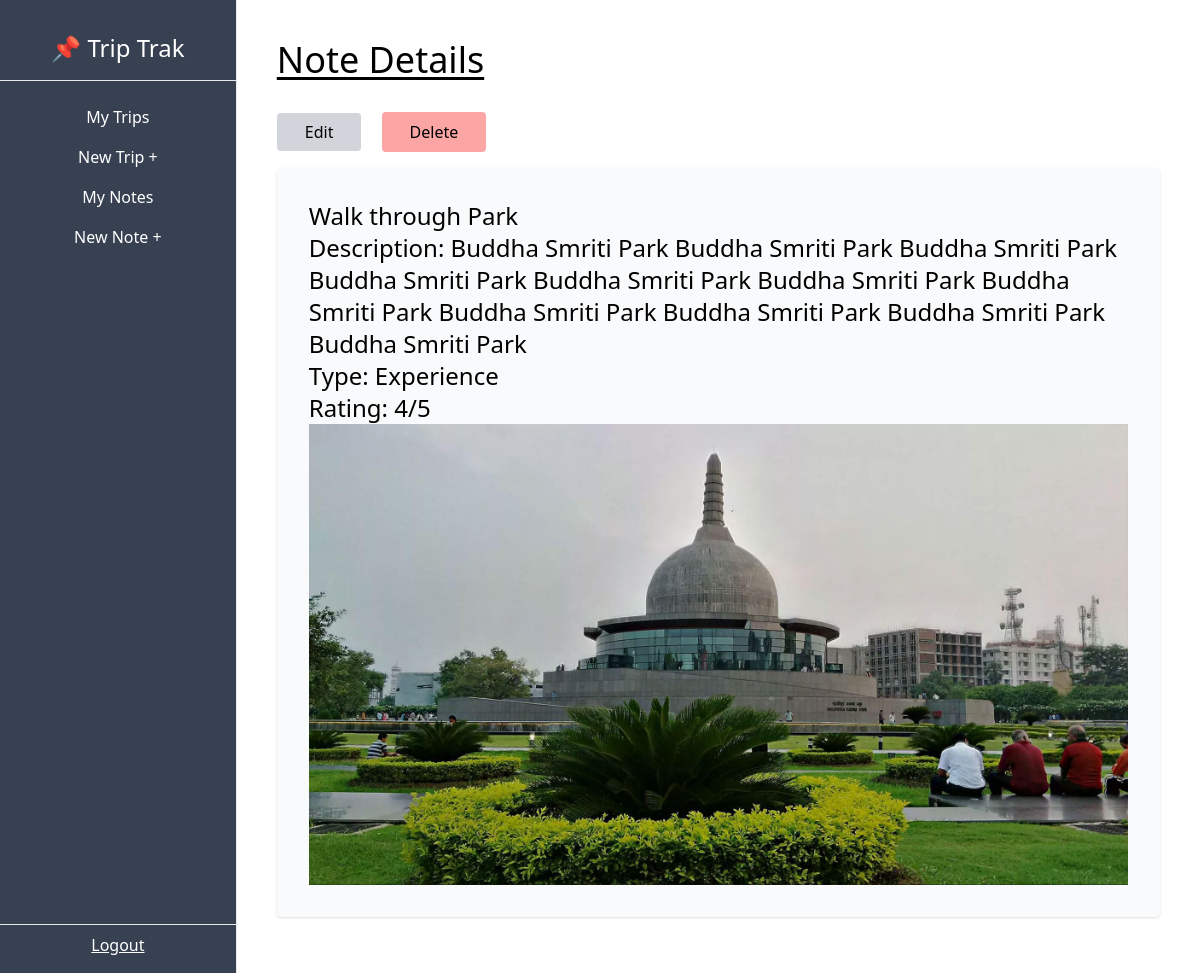
The page /dashboard/note/1/ on the database its author committed.
### TripsPlan/models.py (models this page shows, shortened)
class Note(models.Model):
    EXCURSIONS = (
        ("event", "Event"),
        ("dining", "Dining"),
        ("experience", "Experience"),
        ("general", "General"),
    )
    trip = models.ForeignKey(Trip, on_delete=models.CASCADE, related_name="notes")
    name = models.CharField(max_length=100)
    description = models.TextField()
    type = models.CharField(max_length=100, choices=EXCURSIONS)
    img = models.ImageField(upload_to="notes", blank=True, null=True)
    rating = models.PositiveSmallIntegerField(default=1, validators=[MaxValueValidator(5)])

### TripsPlan/views.py (the view)
# urls.py: path('dashboard/note/<int:pk>/',NoteDetailsView.as_view(),name="note-detail"),
class NoteDetailsView(DetailView):
        model=Note

### TripsPlan/templates/TripsPlan/note_detail.html (shortened to what this page needs)
{% extends 'TripsPlan/_base.html' %}
{% block content %}
<h1 class="text-4xl underline underline-offset-4 mb-8">Note Details</h1>
    <a class="px-7 py-2 bg-gray-300 rounded md:mr-4 hover:bg-gray-200" href="{% url 'note-update' note.pk %}">Edit</a>
    <form class="inline" action="{% url 'note-delete' note.pk %}" method="POST">
        <input type="submit" class="px-7 py-2 bg-red-300 rounded hover:bg-red-200 hover:cursor-pointer" value="Delete" />
    </form>
    <div class="bg-gray-50 p-8 rounded shadow my-4">
        <p class="text-2xl">{{ note.name }}</p>
        <p class="text-2xl">Description: {{ note.description }}</p>
        <p class="text-2xl">Type: {{ note.type|title }}</p>
        <p class="text-2xl">Rating: {{ note.rating }}/5</p>
        <img src="{{note.img.url}}" alt="{{note.name}}">
    </div>
{% endblock content %}

### rows shown on the page
Note: name "Walk through Park", description "Buddha Smriti Park Buddha Smriti Park Buddha Smriti Park Buddha Smriti Park Buddha Smriti Park Buddha Smriti Park Buddha Smriti Park Buddha Smriti Park Buddha Smriti Park Buddha Smriti Park Buddha Smriti Park", type "Experience", rating "4", img (picture)
